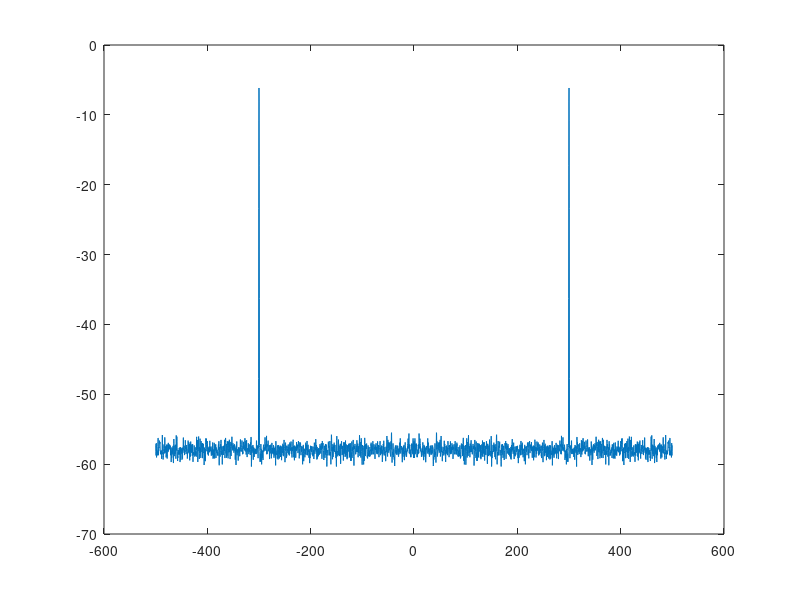

Reproduce this figure in MATLAB.
close all
clear
clc

fs    = 1e3;
fo    = 200;

A     = 1;
Phase = 0;
DC    = 0;

n     = 2^16;

Q     = 8;

NFFT  = 2^12;

f     = -fs/2:fs/NFFT:fs/2-1/fs;
t     = (0:(n-1))./fs;

r_amp = 0.1;
r     = -r_amp + (r_amp - -r_amp)*rand(1, n);

sig   = round( 2^Q * (A * sin(2*pi*fo*t + Phase) + DC + r) ) ./ 2^Q;

%NFFT = 2^10;
AFFT = NFFT;

w = blackmanharris(NFFT);

sig_w = sig(1:NFFT) .* w';

CG = (1/NFFT) * sum(w); % Coherent Gain
NG = (1/NFFT) * sum(w.^2); % Noise Gain

sig_fft = abs( fft(sig_w, NFFT ) ) / (CG*NFFT); % Double-sided 

sig_dc = sig_fft(1);
%sig_fft(1) = [];
sig_spectrum = fftshift(sig_fft).^2;

for i = 1 : 32
  rand("seed", 169+13*i)
  r     = -r_amp + (r_amp - -r_amp)*rand(1, n);
  sig = round( 2^Q * (A * sin(2*pi*fo*t + Phase) + DC + r) ) ./ 2^Q;
  sig_w = sig(1:NFFT) .* w';
  sig_fft = abs( fft(sig_w, NFFT ) ) / (CG*NFFT);
  Py(i,:) = sig_fft.^2;
  %Pyy = Pyy + Py;
endfor

Pyy = sum(Py)/32;
PG = 10*log10(NFFT/2);
figure
plot(f, 10*log10(Pyy))

%figure
%plot(t, sig)
%
%
%PG = NFFT/2;
%
%sig_spectrum = ( abs( fftshift(fft(sig, NFFT)) )./NFFT ).^2;
%
%figure
%plot(f, 10*log10(sig_spectrum))

%leak = 5;
%[value, index] = max(sig_spectrum);
%sig_peak_idx = find(sig_spectrum == value);
%idx = [sig_peak_idx(1)-leak:sig_peak_idx(1)+leak sig_peak_idx(2)-leak:sig_peak_idx(2)+leak];
%sig_power = sig_spectrum(idx);
%
%noise_power = sig_spectrum;
%noise_power(idx) = [];
%
%10*log10(sum(sig_power))
%10*log10(mean(noise_power)) + 10*log10(PG)
